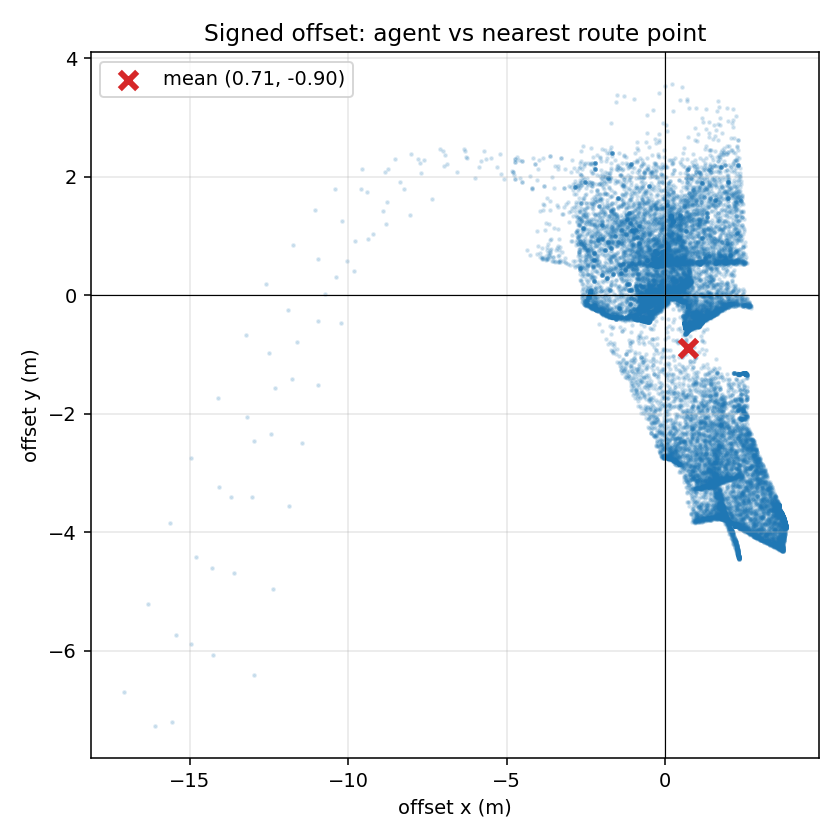

Python code for this plot:
# 系统性偏移检验：agent 位置相对参考路线最近点的【有符号】偏移向量。
# 若参考线存在坐标系标定误差（pot 视觉中心 vs Player Transform 原点），
# agent 会系统性地偏在路线某一侧 → 均值向量显著非零且方向一致。
# 对照：若偏离是双向随机游走，均值向量应接近 0（纯横向摆动会抵消）。
import json
import sys
from pathlib import Path

import matplotlib
matplotlib.use("Agg")
import matplotlib.pyplot as plt
import numpy as np

ROOT = Path(__file__).resolve().parents[2]
OUT = Path(__file__).parent
sys.path.insert(0, str(ROOT / "src"))
from training.config import TrainConfig
from training.reference_corridor import ReferenceCorridor

EVAL_DIRS = [f"corridor_formal_20260922_C_s{s}/checkpoints/eval_holdout_192k" for s in (31, 47, 61)]


def nearest_point(polyline: np.ndarray, p: np.ndarray) -> np.ndarray:
    d2 = ((polyline - p) ** 2).sum(axis=1)
    return polyline[int(d2.argmin())]


def main() -> None:
    cfg = TrainConfig()
    route = ReferenceCorridor.from_file(
        ROOT / "src/Data/video_reference/37258923076-1-192/reference_trajectory.json", cfg)
    pts = np.concatenate([s.points for s in route.segments], axis=0)

    offsets = []   # agent - nearest_route_point，逐帧
    agent_y, route_y = [], []
    for d in EVAL_DIRS:
        for ep in sorted((ROOT / "runs" / d).glob("*_agent*.json")):
            j = json.loads(ep.read_text(encoding="utf-8"))
            states = j.get("states")
            if not states:
                continue
            xy = np.array([[s[0], s[1]] for s in states], dtype=np.float64)
            for st in range(0, len(xy), 8):  # 每 8 帧采样，足够统计
                p = xy[st]
                q = nearest_point(pts, p)
                offsets.append(p - q)
                agent_y.append(p[1])
                route_y.append(q[1])

    off = np.array(offsets)
    agent_y = np.array(agent_y)
    route_y = np.array(route_y)
    dy = agent_y - route_y
    report = {
        "n_samples": int(len(off)),
        "mean_offset_x": float(off[:, 0].mean()),
        "mean_offset_y": float(off[:, 1].mean()),
        "median_offset_x": float(np.median(off[:, 0])),
        "median_offset_y": float(np.median(off[:, 1])),
        "std_offset_x": float(off[:, 0].std()),
        "std_offset_y": float(off[:, 1].std()),
        "frac_above_line": float(np.mean(dy > 0)),   # agent 在路线点上方比例
        "mean_dy": float(dy.mean()),
    }
    (OUT / "systematic_offset.json").write_text(
        json.dumps(report, ensure_ascii=False, indent=1), encoding="utf-8")
    print(json.dumps(report, ensure_ascii=False, indent=1))

    fig, ax = plt.subplots(figsize=(6, 6))
    ax.scatter(off[:, 0], off[:, 1], s=2, alpha=0.15)
    ax.axvline(0, color="k", lw=0.6)
    ax.axhline(0, color="k", lw=0.6)
    ax.scatter([off[:, 0].mean()], [off[:, 1].mean()], color="tab:red", s=80,
               marker="x", lw=3, label=f"mean ({off[:,0].mean():.2f}, {off[:,1].mean():.2f})")
    ax.set_xlabel("offset x (m)")
    ax.set_ylabel("offset y (m)")
    ax.set_title("Signed offset: agent vs nearest route point")
    ax.legend()
    ax.grid(alpha=0.3)
    fig.tight_layout()
    fig.savefig(OUT / "systematic_offset.png", dpi=140)
    plt.close(fig)
    print("saved: systematic_offset.json / systematic_offset.png")


if __name__ == "__main__":
    main()
